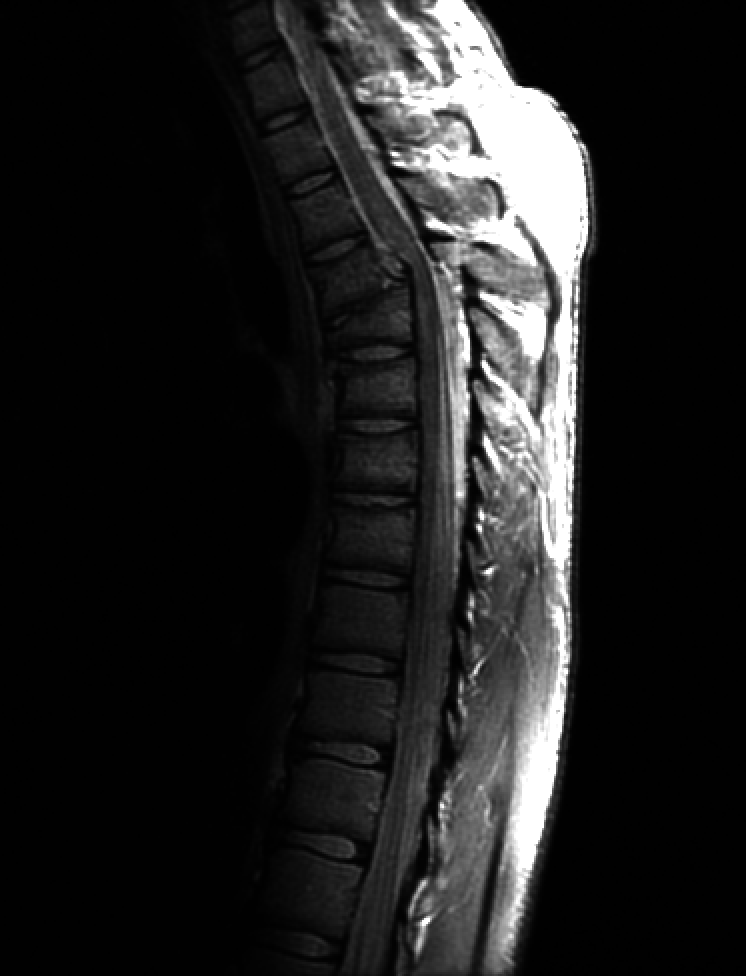
//> input picture OpenCV/001_Pixel_Point_Processing/Intensity_Transformations/Power_Law/Contrast_Enhancement_01/fractured_spine.tif, 746 x 976 px
$ ./main   (built with g++ and OpenCV 4)
//> lines starting //> are read from the running program, lines starting //| are printed output that depends on the picture
//============================================================================
// Name        : main.cpp
// Author      : gitahn59
// Version     : 1.0
// Copyright   : MIT
// Description : Contrast Enhancement using Power Law Transformation
//============================================================================

// Pow Law Transformation
// p=1 : r = s
// p<1 : like log
// p>1 : like nverse log

#include <opencv2/opencv.hpp>
#include <string>

using namespace cv;
using namespace std;

/**
* Make window to show image
*
* @param name : title of Window
* @param size : size of Window
* @param img : image to show
*/
void showMyWindow(string name, Size size, const Mat& img) {
	namedWindow(name, WINDOW_NORMAL);
	imshow(name, img);
	resizeWindow(name, size);
}

void main()
{
	Mat src = imread("fractured_spine.tif");
//> src is the input picture: 976 rows x 746 cols, CV_8UC3; min 0, max 255, mean 32.6
	Mat fImage;
	src.convertTo(fImage, CV_32F);

	double power1 = 0.6;
	Mat powImage1;
	pow(fImage, power1, powImage1); // power law transformation
	normalize(powImage1, powImage1, 0, 1.0, NORM_MINMAX);

	double power2 = 0.4;
	Mat powImage2;
	pow(fImage, power2, powImage2); // power law transformation
	normalize(powImage2, powImage2, 0, 1.0, NORM_MINMAX);

	double power3 = 0.3;
	Mat powImage3;
	pow(fImage, power3, powImage3); // power law transformation
	normalize(powImage3, powImage3, 0, 1.0, NORM_MINMAX);

	Size size(500, 400); // window size

	// Show Window
	showMyWindow("src", size, src);
	showMyWindow("power = 0.6", size, powImage1);
//> call 2 of showMyWindow, with name = "power = 0.6", size = Size(500, 400)
//> in showMyWindow (call 2), `imshow(name, img);`:
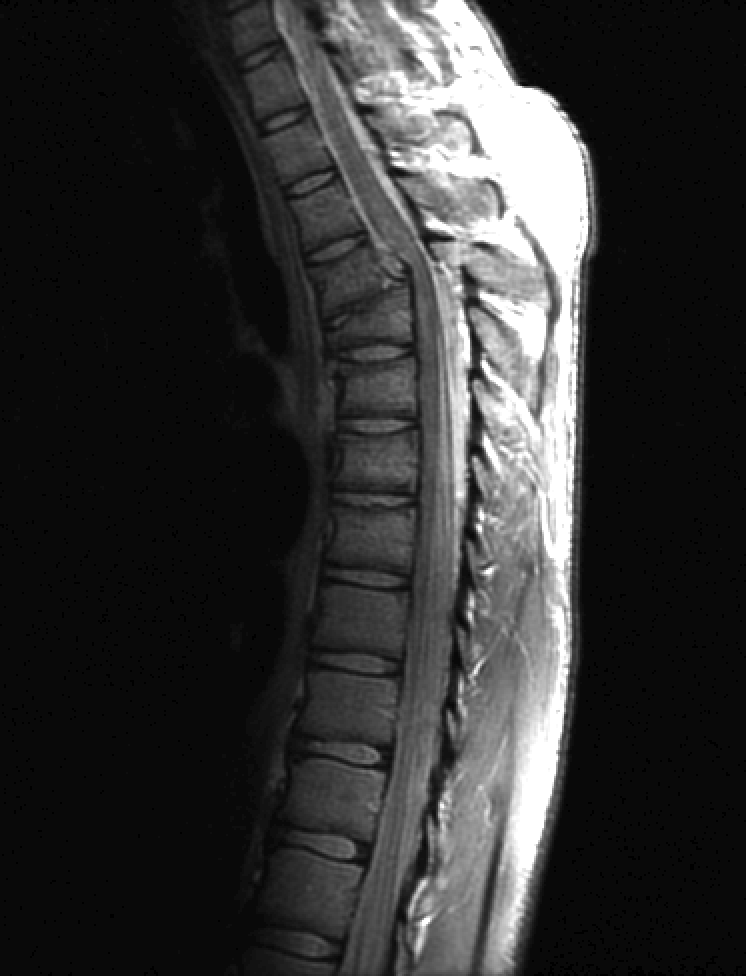
//> window 'power = 0.6': 976 rows x 746 cols, CV_8UC3; min 0, max 255, mean 50.1
	showMyWindow("power = 0.4", size, powImage2);
//> call 3 of showMyWindow, with name = "power = 0.4", size = Size(500, 400)
//> in showMyWindow (call 3), `imshow(name, img);`:
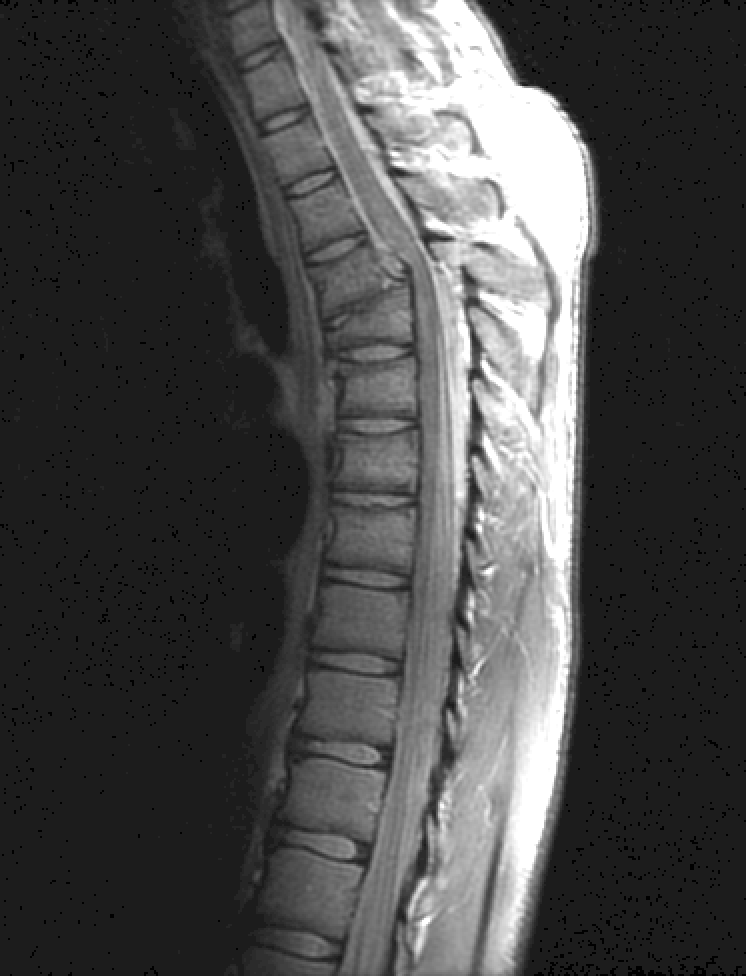
//> window 'power = 0.4': 976 rows x 746 cols, CV_8UC3; min 0, max 255, mean 72.5
	showMyWindow("power = 0.3", size, powImage3);

	waitKey(0);
}
